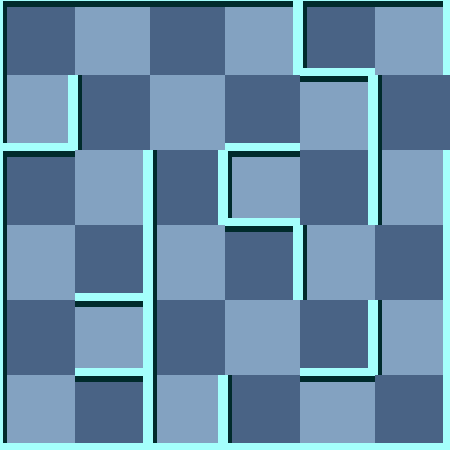

A 2D game scene composited from a Tiled map and its tileset images. What follows is a short description and the map's XML, with each tile layer's data collapsed to a summary:
An orthogonal 6x6 tile map with 75x75 px tiles, 2 tile layers (background, 块层 1) and 6 objects (Exit, RedMummy, Door, Trap, Player, ...).

<map version="1.0" orientation="orthogonal" width="6" height="6" tilewidth="75" tileheight="75">
 <tileset firstgid="1" name="wall" tilewidth="75" tileheight="75">
  <image source="gfx/wall.png" width="300" height="375" />
  <tile id="0">
   <properties>
    <property name="ValOfWall" value="0" />
   </properties>
  </tile>
  <tile id="1">
   <properties>
    <property name="ValOfWall" value="1" />
   </properties>
  </tile>
  <tile id="2">
   <properties>
    <property name="ValOfWall" value="2" />
   </properties>
  </tile>
  <tile id="3">
   <properties>
    <property name="ValOfWall" value="3" />
   </properties>
  </tile>
  <tile id="4">
   <properties>
    <property name="ValOfWall" value="4" />
   </properties>
  </tile>
  <tile id="5">
   <properties>
    <property name="ValOfWall" value="5" />
   </properties>
  </tile>
  <tile id="6">
   <properties>
    <property name="ValOfWall" value="6" />
   </properties>
  </tile>
  <tile id="7">
   <properties>
    <property name="ValOfWall" value="7" />
   </properties>
  </tile>
  <tile id="8">
   <properties>
    <property name="ValOfWall" value="8" />
   </properties>
  </tile>
  <tile id="9">
   <properties>
    <property name="ValOfWall" value="9" />
   </properties>
  </tile>
  <tile id="10">
   <properties>
    <property name="ValOfWall" value="10" />
   </properties>
  </tile>
  <tile id="11">
   <properties>
    <property name="ValOfWall" value="11" />
   </properties>
  </tile>
  <tile id="12">
   <properties>
    <property name="ValOfWall" value="12" />
   </properties>
  </tile>
  <tile id="13">
   <properties>
    <property name="ValOfWall" value="13" />
   </properties>
  </tile>
  <tile id="14">
   <properties>
    <property name="ValOfWall" value="14" />
   </properties>
  </tile>
  <tile id="15">
   <properties>
    <property name="ValOfWall" value="15" />
   </properties>
  </tile>
  <tile id="18">
   <properties>
    <property name="ValOfWall" value="-1" />
   </properties>
  </tile>
 </tileset>
 <layer name="background" width="6" height="6">
  <data>[36 cells, 36 non-empty, 2 distinct tile ids]</data>
 </layer>
 <layer name="块层 1" width="6" height="6">
  <data>[36 cells, 36 non-empty, 14 distinct tile ids]</data>
 </layer>
 <objectgroup name="对象层 1" width="6" height="6">
  <object name="Exit" x="450" y="75" />
  <object name="RedMummy" x="375" y="225">
   <properties>
    <property name="value" value="21" />
   </properties>
  </object>
  <object name="Door" x="300" y="225">
   <properties>
    <property name="direction" value="2" />
    <property name="value" value="15" />
   </properties>
  </object>
  <object name="Trap" x="225" y="75">
   <properties>
    <property name="value" value="8" />
   </properties>
  </object>
  <object name="Player" x="0" y="75">
   <properties>
    <property name="value" value="1" />
   </properties>
  </object>
  <object name="Key" x="0" y="225">
   <properties>
    <property name="value" value="12" />
   </properties>
  </object>
 </objectgroup>
</map>
